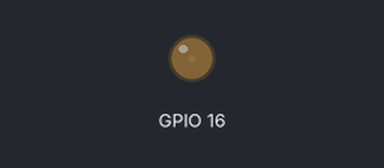
A program run on a simulated ESP32 board running MicroPython. On the bench: output pins drawn as LEDs (lit = HIGH). What the program prints to the serial console is not drawn.

Above: at 0.1 s.
At 2.2 s:
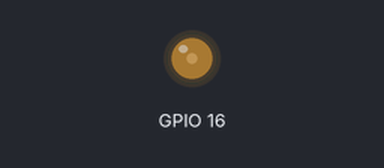
At 9.9 s:
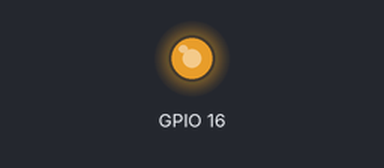
At 20.8 s:
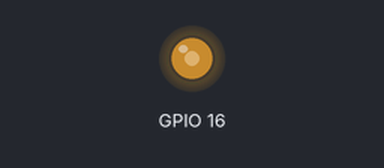
Timing chart, 0 to 22.0 s (numbered marks = the images above):
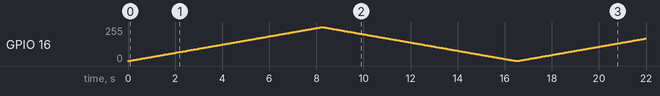

The program:

pwm.py
```python
# Import sleep_us function for microsecond delays
from time import sleep_us

# Import PWM (Pulse Width Modulation) and Pin classes from the machine module
from machine import PWM, Pin


def main() -> None:
    """
    This function initializes a PWM object and generates a PWM signal with varying duty cycles.
    It continuously increases and decreases the duty cycle in a loop until interrupted by a keyboard interrupt.

    :return: None
    """
    # Initialize the PWM object on Pin 16 with a frequency of 1000 Hz (1 kHz).
    # Pin is set as an output with a default pull-down resistor.
    pwm: PWM = PWM(Pin(16, Pin.OUT, Pin.PULL_DOWN), freq=1000)
    print("PWM initialized!")  # Print confirmation that PWM is initialized.

    # MAX_DUTY represents the maximum possible duty cycle value for a 16-bit resolution PWM.
    MAX_DUTY: int = 2**16 - 1  # 65535 is the maximum 16-bit value.

    try:
        # Infinite loop to continuously adjust the PWM duty cycle
        while True:
            # Gradually increase the duty cycle from 0 to MAX_DUTY
            for duty in range(MAX_DUTY):
                pwm.duty_u16(
                    duty
                )  # Set the PWM duty cycle to the current value (0-65535)
                sleep_us(
                    100
                )  # Delay for 100 microseconds before updating the duty cycle

            # Gradually decrease the duty cycle from MAX_DUTY back to 0
            for duty in range(MAX_DUTY, 0, -1):
                pwm.duty_u16(duty)  # Set the PWM duty cycle to the current value
                sleep_us(
                    100
                )  # Delay for 100 microseconds before updating the duty cycle
    except KeyboardInterrupt:
        # Handle keyboard interrupt (CTRL+C), which deinitializes the PWM and exits the loop
        pwm.deinit()  # Deinitialize the PWM to release the resources
        print("PWM deinitialized!")  # Print confirmation that PWM is deinitialized


# Entry point of the script to run the main function
if __name__ == "__main__":
    main()  # Call the main function to start the PWM signal generation
```
